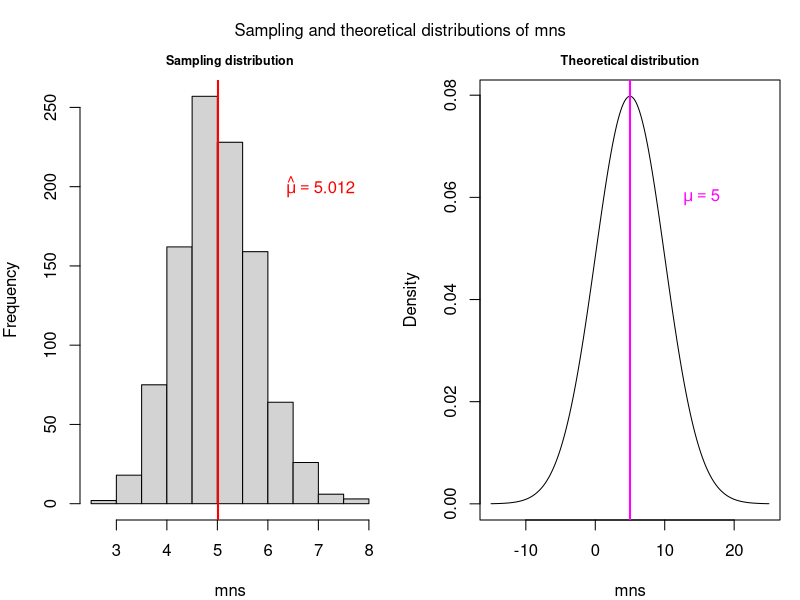
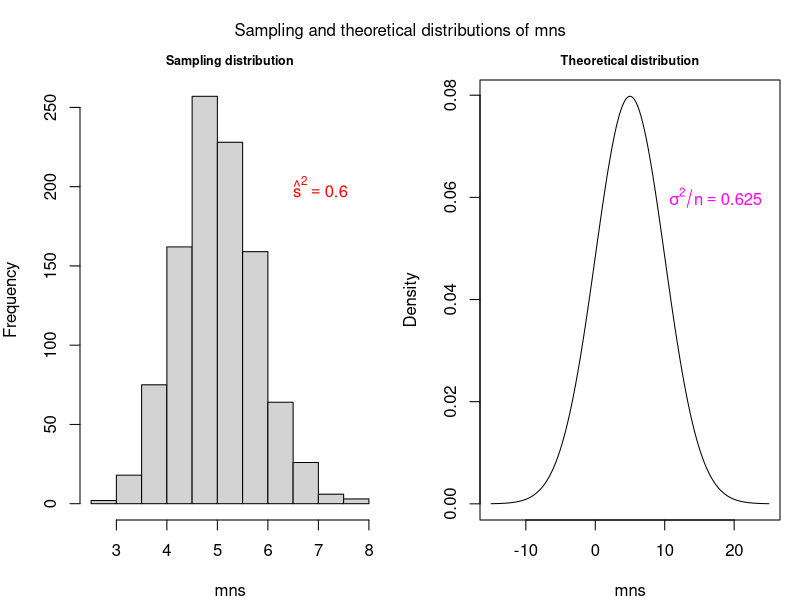
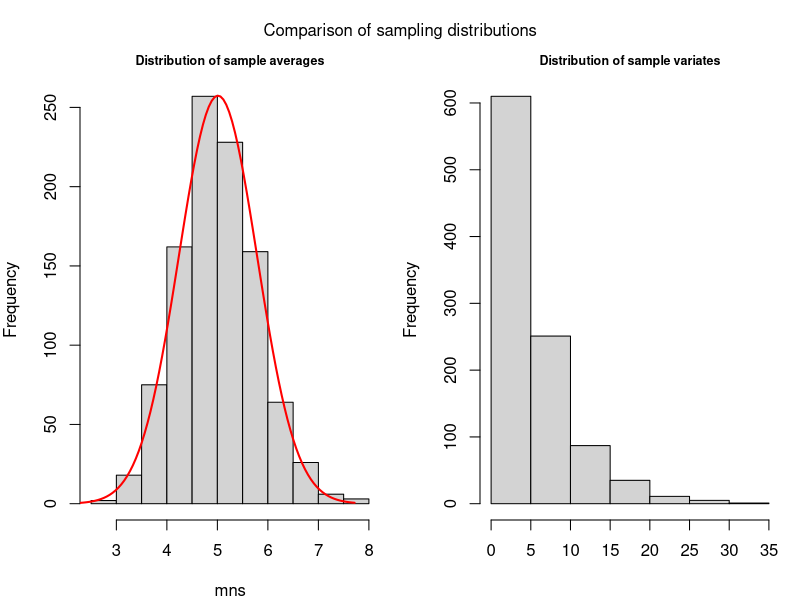

Recreate these plots in R, in order.
## ---- chunk 1
knitr::opts_chunk$set(echo = TRUE)
## ---- chunk 2

## initialise parameters
lambda = 0.2
n = 40
nosims = 1000
set.seed(123)

## generate mns, a vector of sample means of size n from an exponential distribution
## with parameter lambda
mns = NULL
for (i in 1 : nosims) mns = c(mns, mean(rexp(n, lambda)))
## ---- chunk 3
mu_hat <- mean(mns)
mu_hat
## ---- chunk 4
## initalise plot layout
par(mfrow=c(1,2), mar=c(4,4,2,1), oma = c(0,0,2,0))

## plot sampling distribution
hist(mns, main = "Sampling distribution", cex.main=0.75)
abline(v=mu_hat,lwd="2",col="red")
text(7,200,labels=expression(~hat(mu)==5.012),col="red")

## plot theoretical distribution
x <- seq(-15, 25, length=1000)
y <- dnorm(x, mean=1/lambda, sd=1/lambda)
plot(x, y, type="l", lwd=1, xlab="mns",ylab="Density", main = "Theoretical distribution", cex.main=0.75)
abline(v=5, lwd="2",col="magenta")
text(15,0.06,labels=expression(~mu==5),col="magenta")
mtext("Sampling and theoretical distributions of mns",outer=TRUE)
## ---- chunk 5
var_hat <- var(mns)
var_hat
## ---- chunk 6
## initalise plot layout
par(mfrow=c(1,2), mar=c(4,4,2,1), oma = c(0,0,2,0))

## plot sampling distribution
hist(mns, main = "Sampling distribution", cex.main=0.75)
text(7,200,labels=expression(~hat(s)^2==0.600),col="red")

## plot theoretical distribution
plot(x, y, type="l", lwd=1, xlab="mns",ylab="Density", main = "Theoretical distribution", cex.main=0.75)
text(17,0.06,labels=expression(~sigma^2/n==0.625),col="magenta")
mtext("Sampling and theoretical distributions of mns",outer=TRUE)
## ---- chunk 7
## initalise plot layout
par(mfrow=c(1,2), mar=c(4,4,2,1), oma = c(0,0,2,0))

## plot sampling distribution
h <- hist(mns, main = "Distribution of sample averages", cex.main=0.75)

## overlay theoretical distribution
xfit <- seq(2, max(mns), length = 100)
yfit <- dnorm(xfit, mean = mean(mns), sd = sd(mns))
yfit <- yfit * diff(h$mids[1:2]) * length(mns)
lines(xfit, yfit, col = "red", lwd = 2)

## plot 
hist(rexp(nosims,lambda), xlab="", main = "Distribution of sample variates", cex.main=0.75)

mtext("Comparison of sampling distributions",outer=TRUE)
